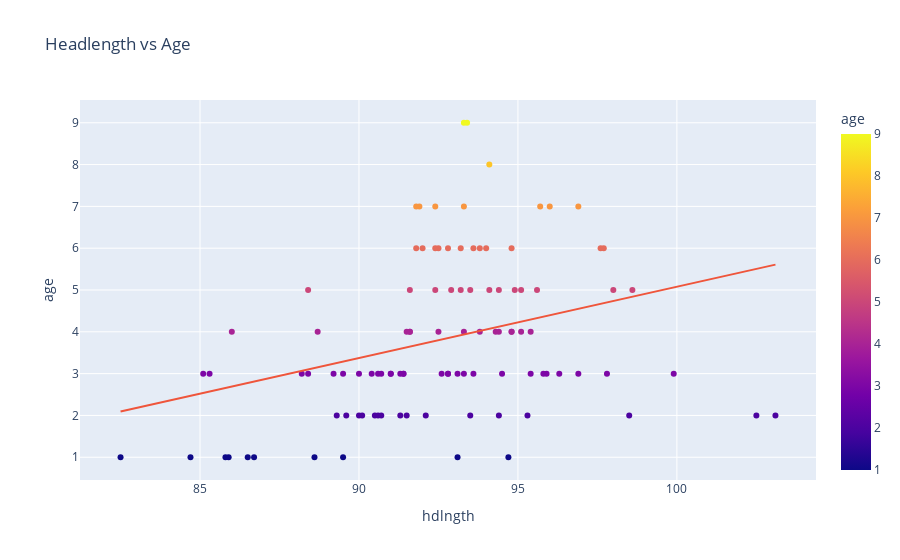

This figure's notebook cell:
### Markdown cell above
*********

### Code cell
fig = px.scatter(df, x="hdlngth", y="age", color="age",trendline="ols", title="Headlength vs Age")
fig.show()
